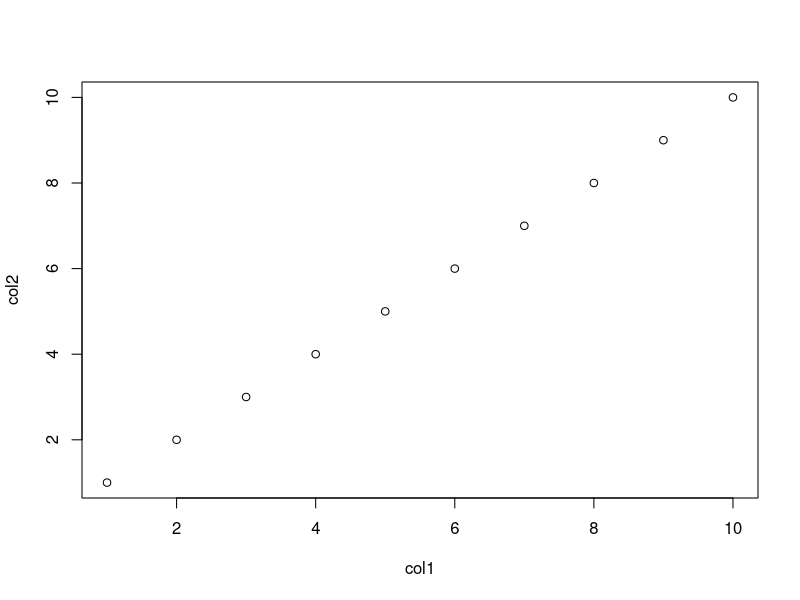
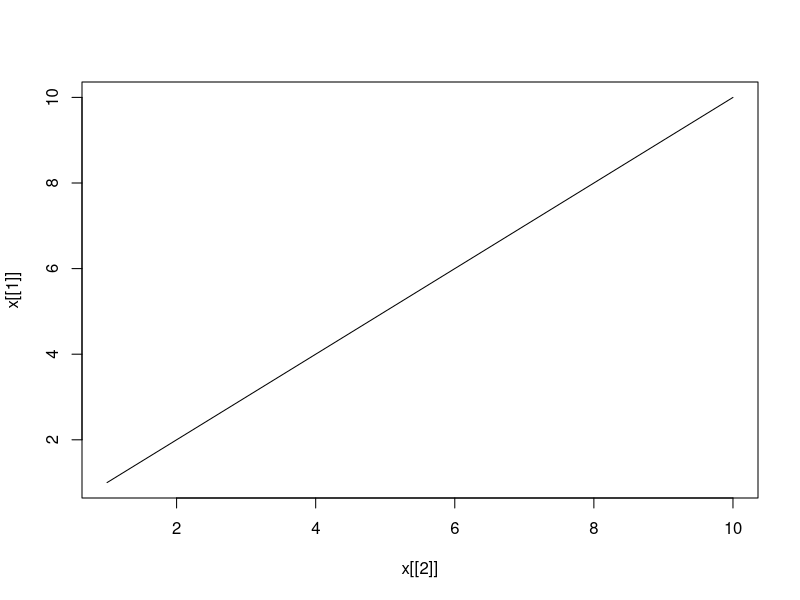

These charts were generated, in order, by the following R code: (Note: this script raises an error after producing the figures.)
## ---- chunk 1
a <- data.frame(col1 = 1:10, col2 = 1:10)

plot(a)
## ---- chunk 2
class(a) <- "myClass"

plot.myClass = function(x) plot(x[[1]] ~ x[[2]], type = "l")

plot(a)
## ---- chunk 3
myDf1 <- data.frame(e <- 6) ; myDf1
myDf2 <- data.frame(e = 6) ; myDf2

myList1 <- list(e <- 6) ; myList1
myList2 <- list(e = 6) ; myList2
## ---- chunk 4
a <- 3
a< -3
## ---- chunk 5
# GOOD
myList <- list(a = 1,
               b = "fourchette",
               c = letters[1:10],
               d = 1:10,
               e = matrix(1:9, ncol=3),
               f = "couteau",
               g = "chocolat")

myList[[5]][2, 2]

## GOOD but, I would put this long text in a separate file, and then load it
text_Miserable_Review <- "Tant qu’il existera, par le fait des lois et des
moeurs, une damnation sociale créant artificiellement, en pleine civilisation,
des enfers, et compliquant d’une fatalité humaine la destinée qui est divine ;
tant que les trois problèmes du siècle, la dégradation de l’homme par le
prolétariat, la déchéance de la femme par la faim, l’atrophie de l’enfant par
la nuit, ne seront pas résolus ; tant que, dans de certaines régions,
l’asphyxie sociale sera possible ; en d’autres termes, et à un point de vue
plus étendu encore, tant qu’il y aura sur la terre ignorance et misère, des
livres de la nature de celui-ci pourront ne pas être inutiles."

# BAD
myList <- list(a = 1, b = "fourchette", c = letters[1:10], d = 1:10, e = matrix(1:9, ncol=3), f = "couteau", g = "chocolat")

text_Miserable_Review <- "Tant qu’il existera, par le fait des lois et des moeurs, une damnation sociale créant artificiellement, en pleine civilisation, des enfers, et compliquant d’une fatalité humaine la destinée qui est divine ; tant que les trois problèmes du siècle, la dégradation de l’homme par le prolétariat, la déchéance de la femme par la faim, l’atrophie de l’enfant par la nuit, ne seront pas résolus ; tant que, dans de certaines régions, l’asphyxie sociale sera possible ; en d’autres termes, et à un point de vue plus étendu encore, tant qu’il y aura sur la terre ignorance et misère, des livres de la nature de celui-ci pourront ne pas être inutiles."

# Very BAD
myList<-list(a=1,b="fourchette",c=letters[1:10],d=1:10,e=matrix(1:9,ncol=3),f="couteau",g="chocolat")
## ---- chunk 6
((-2:2) >= 0) & ((-2:2) <= 0)
((-2:2) >= 0) && ((-2:2) <= 0)
## ---- chunk 7
((-5:-1) >= 0) | ((-2:2) <= 0)
((-5:-1) >= 0) || ((-2:2) <= 0)
